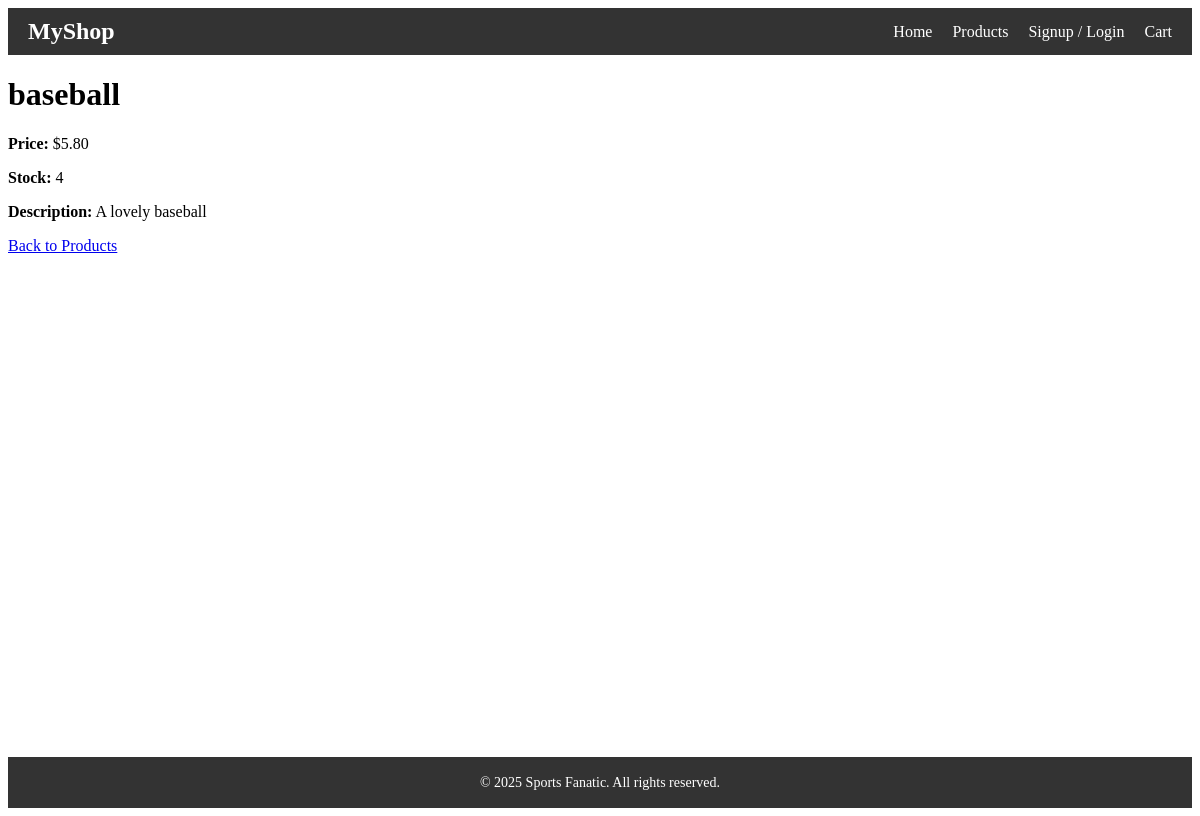
/product/1/, run on an earlier commit of the app's database.
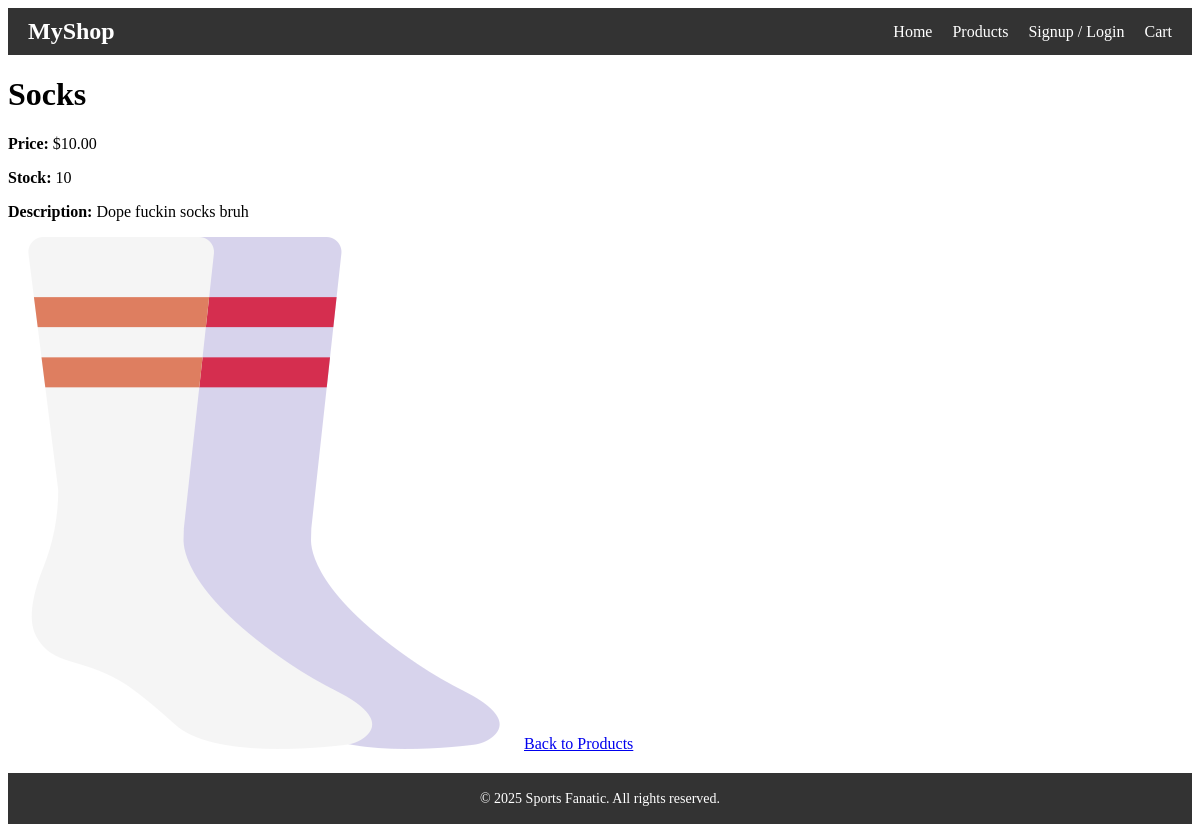
And on a later commit of the database.
### store/models.py (models this page shows, shortened)
class Product(models.Model):
    name = models.CharField(max_length=255)
    price = models.DecimalField(max_digits=10, decimal_places=2)
    stock = models.PositiveIntegerField(default=10)
    image = models.ImageField(upload_to='products/', blank=True, null=True)
    description = models.TextField(blank=True)

### store/views.py (the view)
# urls.py: path('product/<int:product_id>/', views.product_detail, name='product_detail'),
def product_detail(request, product_id):
    product = get_object_or_404(Product, id=product_id)
    return render(request, 'store/product_detail.html', {'product': product})

### store/templates/store/product_detail.html (shortened to what this page needs)
{% extends 'store/base.html' %}
{% load static %}
{% block styles %}
    <link rel="stylesheet" href="{% static 'store/product_detail.css' %}">
{% endblock %}
{% block content %}
    <h1>{{ product.name }}</h1>
    <p><strong>Price:</strong> ${{ product.price }}</p>
    <p><strong>Stock:</strong> {{ product.stock }}</p>
    <p><strong>Description:</strong> {{ product.description }}</p>
    {% if product.image %}
        <img src="{{ product.image.url}}" alt="{{ product.name}}">
    {% endif %}
    <a href="{% url 'product_list' %}">Back to Products</a>
    {% endblock %}

What changed in the data, as far as the page shows it:
changed Product: name "baseball" → "Socks"; price "5.80" → "10.00"; stock "4" → "10"; description "A lovely baseball" → "Dope fuckin socks bruh"; image: picture added
